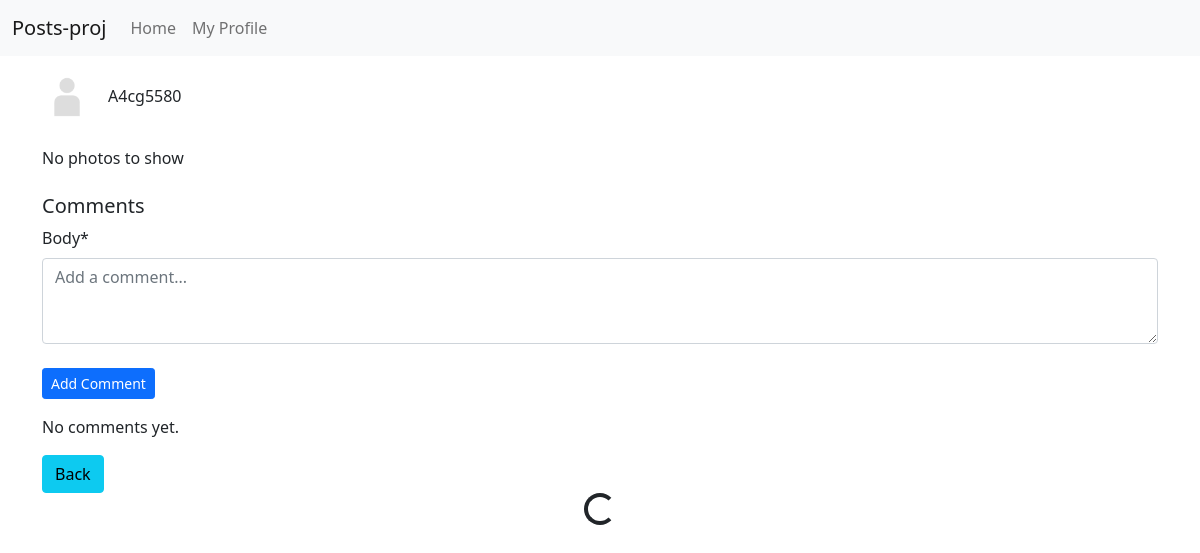
Page /1/ (signed in) on the earlier database version.
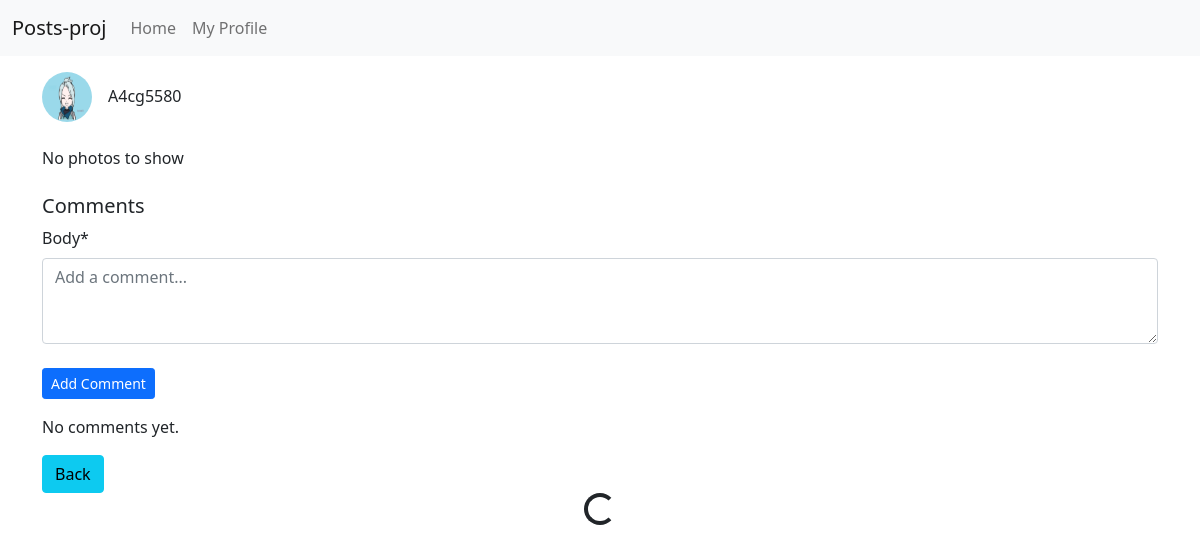
Same page on the later database version.
### posts/models.py (models this page shows, shortened)
class Post(models.Model):
    title = models.CharField(max_length=200)
    body = models.TextField()
    liked = models.ManyToManyField(User, blank=True)
    author = models.ForeignKey(Profile, on_delete=models.CASCADE)
    updated = models.DateTimeField(auto_now=True)
    created = models.DateTimeField(auto_now_add=True)
    def get_photos(self):
        return self.photo_set.all()
    class Meta:
        ordering = ("-created",)

### profiles/models.py (models this page shows, shortened)
class Profile(models.Model):
    user = models.OneToOneField(User, on_delete=models.CASCADE)
    bio = models.TextField(blank=True)
    avatar = models.ImageField(default='avatar.png', upload_to='avatars')
    updated = models.DateTimeField(auto_now=True)
    created = models.DateTimeField(auto_now_add=True)

### posts/views.py (the view)
# urls.py: path('<pk>/', post_detail, name='post-detail'),
@login_required
def post_detail(request, pk):
    obj = Post.objects.get(pk=pk)
    form = PostForm()
    comment_form = CommentForm()
    comments = obj.comments.all()
    context = {
        'obj': obj,
        'form': form,
        'comment_form': comment_form,
        'comments': comments,
    }
    return render(request, 'posts/detail.html', context)

### posts/forms.py
class PostForm(forms.ModelForm):
    class Meta:
        model = Post
        fields = ('title', 'body',)

class CommentForm(forms.ModelForm):
    class Meta:
        model = Comment
        fields = ('body',)
        widgets = {
            'body': forms.Textarea(attrs={'rows': 3, 'placeholder': 'Add a comment...'})
        }

### posts/templates/posts/detail.html (shortened to what this page needs)
{% extends "base.html" %}
{% load static %}
{% load crispy_forms_tags %}
{% block content %}
    <div class="author-info mb-4">
        <div class="d-flex align-items-center">
            <img src="{{obj.author.avatar.url}}" class="rounded-circle me-3" height="50" width="50" alt="{{obj.author.user.username}}">
            <h6 class="mb-0">{{obj.author.user.username}}</h6>
        </div>
    </div>
    {% if obj.get_photos %}
        <div id="carouselExampleControls" class="carousel slide mb-2" data-bs-ride="carousel">
            <div class="carousel-inner">
                {% for p in obj.get_photos %}
                <div class="carousel-item {% if forloop.counter == 1%}active{% endif %}">
                    <img src="{{p.image.url}}" class="d-block w-100" alt="photo {{obj.pk}}">
                </div>
                {% endfor %}
            </div>
            <button class="carousel-control-prev" type="button" data-bs-target="#carouselExampleControls" data-bs-slide="prev">
                <span class="carousel-control-prev-icon" aria-hidden="true"></span>
                <span class="visually-hidden">Previous</span>
            </button>
            <button class="carousel-control-next" type="button" data-bs-target="#carouselExampleControls" data-bs-slide="next">
                <span class="carousel-control-next-icon" aria-hidden="true"></span>
                <span class="visually-hidden">Next</span>
            </button>
        </div>
    {% else %}
        <div class="mt-2 b=mb-2"> No photos to show</div>
    {% endif %}
    <div class="mt-4">
        <h5>Comments</h5>
        <form id="comment-form" class="mb-3">
            {{ comment_form|crispy }}
            <button type="submit" class="btn btn-sm btn-primary mt-2">Add Comment</button>
        </form>
        <div id="comments-box">
            {% for comment in comments %}
                <div class="card mb-2">
                    <div class="card-body">
                        <div class="d-flex mb-2">
                            <img src="{{ comment.user.profile.avatar.url }}" class="rounded-circle me-2" width="30" height="30">
                            <div>
                                <h6 class="mb-0">{{ comment.user.username }}</h6>
                                <small class="text-muted">{{ comment.created|date:"F d, Y" }}</small>
                            </div>
                        </div>
                        <p class="card-text">{{ comment.body }}</p>
                    </div>
                </div>
            {% empty %}
                <p>No comments yet.</p>
            {% endfor %}
        </div>
    </div>
    <a href="{% url 'posts:main-board' %}" id="back-btn" class="btn btn-info">Back</a>
    <div id="spinner-box" class="text-center">
        <div class="spinner-border" role="status"></div>
    </div>
{% endblock content %}

### templates/base.html (shortened to what this page needs)
{% load static %}
<html lang="en">
    <head>
        <link href="https://cdn.jsdelivr.net/npm/bootstrap@5.0.0-beta2/dist/css/bootstrap.min.css" rel="stylesheet">
        <link rel="stylesheet" href="{% static 'style.css' %}">
        <link rel="stylesheet" href="https://cdn.jsdelivr.net/npm/dropzone@5/dist/min/dropzone.min.css" type="text/css" />
    </head>
    <body>
        {% include "navbar.html" %}
        <div class="container mt-3 mb-3">
            {% block content %}
            {% endblock content %}
        </div>
    </body>
</html>

### templates/navbar.html (shortened to what this page needs)
{% url 'posts:main-board' as path_to_home %}
{% url 'profiles:my-profile' as path_to_my_profile %}
<nav class="navbar navbar-expand-lg navbar-light bg-light">
  <div class="container-fluid">
    <a class="navbar-brand" href="{{path_to_home}}">Posts-proj</a>
    <div class="collapse navbar-collapse" id="navbarNav">
      <ul class="navbar-nav">
        <li class="nav-item">
          <a class="nav-link {% if request.path == path_to_home %}active{% endif %}" href="{{path_to_home}}">Home</a>
        </li>
        <li class="nav-item">
          <a class="nav-link {% if request.path == path_to_my_profile %}active{% endif %}" href="{{path_to_my_profile}}">My Profile</a>
        </li>
      </ul>
    </div>
  </div>
</nav>

Differences in the rows shown:
changed through a linked row, Post "A4cg5580": author.avatar: picture added in place of a placeholder
